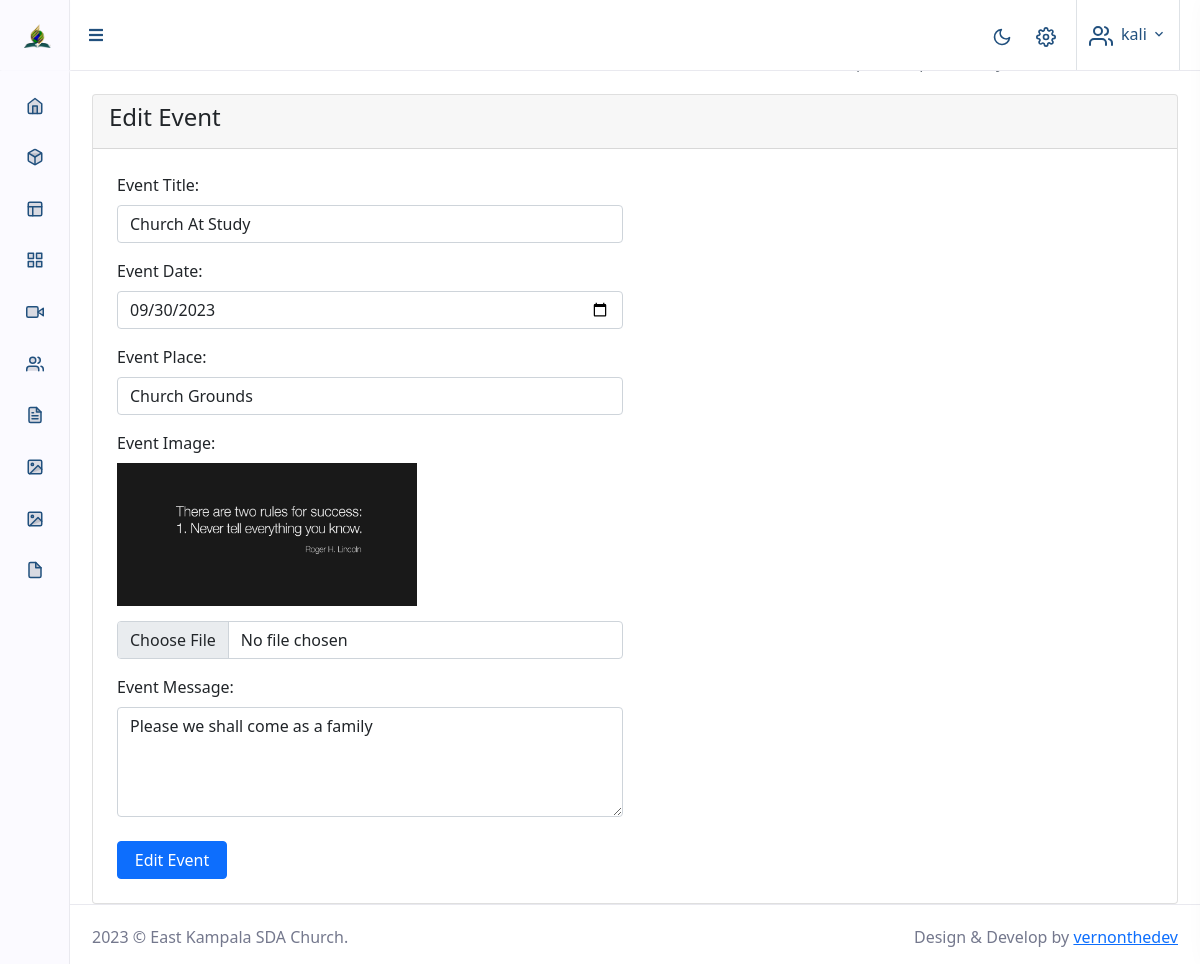
Screenshot of /admin/edit-event.php (signed in) with the database file from the repository.
### tables this page shows
CREATE TABLE `event_list` (
  `event_id` int(11) NOT NULL,
  `event_title` varchar(100) NOT NULL,
  `event_place` varchar(100) NOT NULL,
  `event_date` date NOT NULL,
  `event_content` varchar(1000) NOT NULL,
  `event_img` varchar(250) NOT NULL
);

### admin/edit-event.php (the view, shortened to what this page needs)
<?php
include'config.php';
$view_events = "SELECT * FROM event_list";
$run_query = $conn->prepare($view_events);
$run_query->execute();
$results = $run_query->fetchAll();
?>
<!doctype html>
<html lang="en">
<head>
    <?php include'style.php'; ?>
</head>
<body>
        <div id="layout-wrapper">
    <?php include'header.php'; ?>
            <div class="main-content">
                <div class="page-content">
                    <div class="container-fluid">
                        <div class="row">
                            <div class="col-12">
                                <div class="page-title-box d-sm-flex align-items-center justify-content-between">
                                    <h4 class="mb-sm-0 font-size-18">Edit Event</h4>
                                    <div class="page-title-right">
                                        <ol class="breadcrumb m-0">
                                            <li class="breadcrumb-item"><a href="./">Admin</a></li>
                                            <li class="breadcrumb-item active">Edit Event</li>
                                        </ol>
                                    </div>
                                </div>
                            </div>
                        </div>
                        <div class="row">
                            <div class="col-12">
                                <div class="card">
                                    <div class="card-header">
                                        <h4 class="card-title">Edit Event</h4>
                                    </div>
                                    <div class="card-body editable_banner p-4">
                                        <div class="row">
                                            <div class="col-lg-6">
                                                <?php
                                                foreach($results as $row){
                                                $e_title = $row->event_title;
                                                $e_date = $row->event_date;
                                                $e_place = $row->event_place;
                                                $e_content = $row->event_content;
                                                $e_img = $row->event_img;
                                            }
                                                ?>
                                                <form action="" method="POST" enctype="multipart/form-data" >
                                                    <div class="mb-3">
                                                        <label for="example-text-input" class="form-label">Event Title:</label>
                                                        <input class="form-control" type="text"  id="example-text-input" name="e_title" placeholder="Event Title" value="<?php echo $e_title ?>">
                                                    </div>
                                                    <div class="mb-3">
                                                        <label for="example-text-input" class="form-label">Event Date:</label>
                                                        <input class="form-control" type="date"  id="example-text-input" name="e_date" placeholder="Event Date" value="<?php echo $e_date ?>">
                                                    </div>
                                                    <div class="mb-3">
                                                        <label for="example-text-input" class="form-label">Event Place:</label>
                                                        <input class="form-control" type="text"  id="example-text-input" name="e_place" placeholder="Event Place" value="<?php echo $e_place ?>">
                                                    </div>
                                                    <div class="mb-3">
                                                        <label for="example-text-input" class="form-label">Event Image:</label>
                                                        <img class="editable_img" id="output" src="evnts/<?php echo $e_img ?>">
                                                        <input class="form-control" type="file"  id="example-img-input" name="e_img" placeholder="Event Image" onchange="loadFile(event)">
                                                    </div>
                                                    <div class="mb-3">
                                                        <label for="example-text-input" class="form-label">Event Message:</label>
                                                        <textarea class="form-control" rows="4" type="text"  id="example-msg-input" name="e_content" placeholder="Event Message"><?php echo $e_content ?></textarea>
                                                    </div>
                                                    <div class="mt-4">
                                                        <button type="submit" name="submit" class="btn btn-primary w-md">Edit Event</button>
                                                    </div>
                                                </form>
                                            </div>
                                        </div>
                                    </div>
                                </div>
                            </div>
                        </div>
                    </div>
                </div>
    <?php include'right-sidebar.php'; ?>
</body>
</html>

### rows the page displays
event_list: e_title "Church At Study", e_date "09/30/2023", e_place "Church Grounds", event_img (picture), e_content "Please we shall come as a family"

### other values shown
$_SESSION['admin_name'] "kali"
